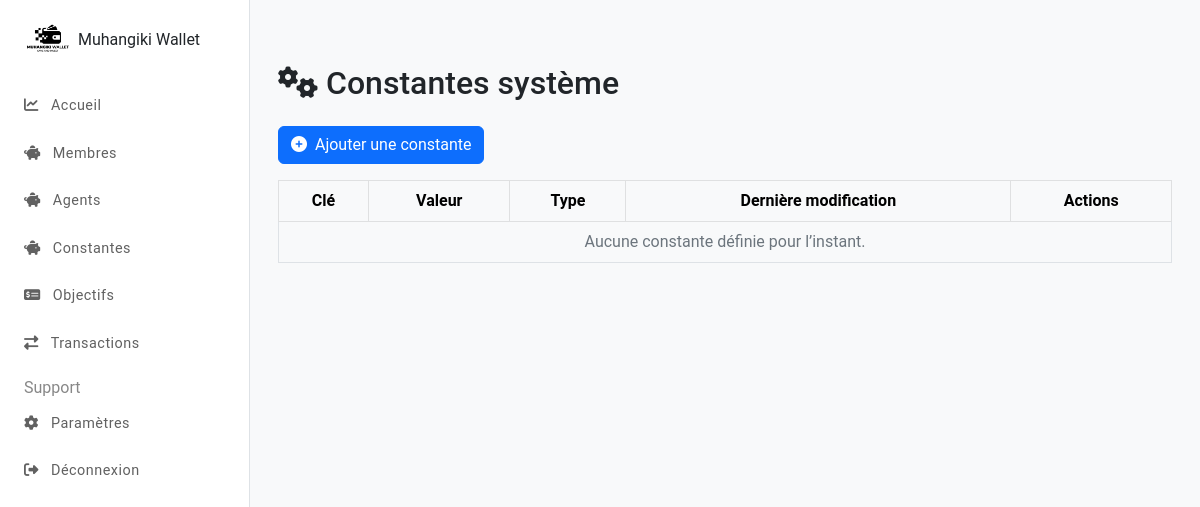
Before: /administrateurs/constantes (signed in) with the older database file.
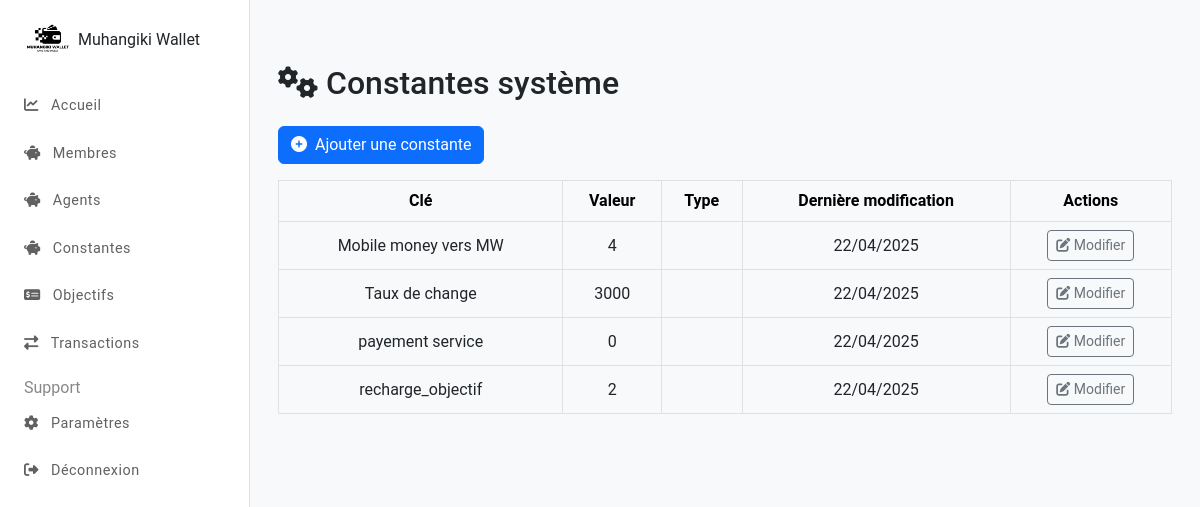
After: the same page with the newer database file.
### administrateurs/models.py (models this page shows, shortened)
class Constantes(models.Model):
    key = models.CharField(max_length=100,choices=SettingKeys.choices, unique=True)
    value = models.DecimalField(max_digits=10, decimal_places=4, default=Decimal('0.0000'))
    description = models.TextField(blank=True, null=True)
    updated_at = models.DateTimeField(auto_now=True)
    updated_by = models.ForeignKey(Administrateurs, on_delete=models.SET_NULL, null=True, blank=True)

### administrateurs/views.py (the view, shortened to what this page needs)
# urls.py: path("constantes", views.constantes, name="constantes"),
@login_required
def constantes(request):
    constantes = Constantes.objects.all().order_by('key')
    form = ConstantesForm()
    return render(request, 'administrateurs/constantes.html', {
        'settings': constantes,
        'form': form,
    })

### administrateurs/templates/administrateurs/constantes.html (shortened to what this page needs)
{% extends "administrateurs/base.html" %}
{% load static %}
{% block content %}
<div class="container mt-5">
  <h2 class="mb-4"><i class="fas fa-cogs me-2"></i>Constantes système</h2>
  <button class="btn btn-primary mb-3" data-bs-toggle="modal" data-bs-target="#settingModal" onclick="openModal()">
    <i class="fas fa-plus-circle me-1"></i> Ajouter une constante
  </button>
  <div class="table-responsive">
    <table class="table table-bordered table-hover align-middle">
      <thead class="table-light">
        <tr>
          <th>Clé</th>
          <th>Valeur</th>
          <th>Type</th>
          <th>Dernière modification</th>
          <th>Actions</th>
        </tr>
      </thead>
      <tbody>
        {% for s in settings %}
        <tr>
          <td>{{ s.key }}</td>
          <td>{{ s.value|stringformat:".0f" }}</td>
          <td>{{ s.get_type_display }}</td>
          <td>{{ s.updated_at|date:"d/m/Y" }}</td>
          <td>
            <button class="btn btn-sm btn-outline-secondary" data-bs-toggle="modal" data-bs-target="#settingModal"
              onclick="openModal('{{ s.id }}', '{{ s.key }}', '{{ s.value }}', '{{ s.type }}', `{{ s.description|escapejs }}`)">
              <i class="fas fa-edit"></i> Modifier
            </button>
          </td>
        </tr>
        {% empty %}
        <tr>
          <td colspan="5" class="text-center text-muted">Aucune constante définie pour l’instant.</td>
        </tr>
        {% endfor %}
      </tbody>
    </table>
  </div>
</div>
{% endblock %}

### administrateurs/templates/administrateurs/base.html (shortened to what this page needs)
{% load static %}
<!DOCTYPE html>
<html lang="fr">
<head>
    <link rel="stylesheet" href="{% static 'css/bootstrap/bootstrap.min.css' %}">
    <link rel="stylesheet" href="{% static 'css/bootstrap-icons/bootstrap-icons.css' %}">
    <link rel="stylesheet" href="https://cdnjs.cloudflare.com/ajax/libs/font-awesome/6.4.2/css/all.min.css">
    <link rel="stylesheet" href="{% static 'css/style.css' %}">
</head>
<body>
    <nav  id="sidebars" class="d-none d-md-block bg-white border-end" style="width: 250px; height:100vh; flex-shrink: 0; position:fixed">
        <div class="position-sticky pt-3 px-2">
        <div class="sidebar-section-title px-3">
            <a class="navbar-brand align-middle" href="{% url 'administrateurs:home' %}">
            <img src="{% static 'LOGO_MUHANGIKI_WALLET_NOIR.png' %}" alt="Logo Muhangiki Wallet" height="50" class="d-inline-block" />
            <span>Muhangiki Wallet</span>
            </a>
        </div>
        <ul class="nav flex-column mb-2 mt-3">
            {% if request.user.is_authenticated %}
            <li class="nav-item">
            <a class="nav-link {% if request.path == '/administrateurs/' %}active{% endif %}" href="{% url 'administrateurs:home' %}">
                <i class="fa fa-chart-line me-2"></i> Accueil
            </a>
            </li>
            <li class="nav-item">
            <a class="nav-link {% if '/membres/' in request.path %}active{% endif %}" href="{% url 'administrateurs:membres' %}">
                <i class="fa fa-piggy-bank me-2"></i> Membres
            </a>
            </li>
            <li class="nav-item">
                <a class="nav-link {% if '/agents/' in request.path %}active{% endif %}" href="{% url 'administrateurs:agents' %}">
                    <i class="fa fa-piggy-bank me-2"></i> Agents
                </a>
            </li>
            <li class="nav-item">
                <a class="nav-link {% if '/constantes/' in request.path %}active{% endif %}" href="{% url 'administrateurs:constantes' %}">
                    <i class="fa fa-piggy-bank me-2"></i> Constantes
                </a>
                </li>
            <li class="nav-item">
            <a class="nav-link {% if '/objectifs/' in request.path %}active{% endif %}" href="{% url 'administrateurs:objectifs' %}">
                <i class="fa fa-money-check-alt me-2"></i> Objectifs
            </a>
            </li>
            <li class="nav-item">
            <a class="nav-link {% if '/transactions/' in request.path %}active{% endif %}" href="{% url 'administrateurs:transactions' %}">
                <i class="fa fa-exchange-alt me-2"></i> Transactions
            </a>
            </li>
            {% endif %}
        </ul>
        <div class="sidebar-section-title px-3" style="color: #888;">Support</div>
        <ul class="nav flex-column mb-2">
            <li class="nav-item">
            <a class="nav-link {% if '/parametres/' in request.path %}active{% endif %}" href="/admin">
                <i class="fa fa-cog me-2"></i> Paramètres
            </a>
            </li>
            <li class="nav-item">
                <a class="nav-link {% if request.path == '/logout/' %}active{% endif %}" data-bs-toggle="modal" data-bs-target="#logoutModal" href="{% url 'logout' %}">
                <i class="fa fa-sign-out-alt me-2"></i> Déconnexion
                </a>
            </li>
        </ul>
        </div>
    </nav>
    <main class="flex-grow-1 p-3 ms-desktop-250 ms-0" style="background-color: #f8f9fa; overflow-y: auto; ">
        {% block content %}
        {% endblock %}
    </main>
</body>
</html>

### muhangiki_wallet/static/css/style.css (style rules this page uses)
:root { --primary-color: #fc9d1b; --secondary-color: #e88b08; --accent-color: #ffc107; }
body { font-family: 'Roboto', sans-serif; background-color: white; display: flex; flex-direction: column; min-height: 100vh; }
main { flex: 1; min-height: 90vh; }
a { color: var(--primary-color); }
table { border-collapse: collapse; width: 100%; text-align: center; vertical-align: middle; }
th { background-color: #f3d59e; }

### administrateurs/templates/administrateurs/base.html (style rules this page uses)
.ms-desktop-250 { margin-left: 0 !important; }
@media (min-width: 700px) { .ms-desktop-250 { margin-left: 250px !important; } }
:root { --orange-hover: #fff3e0; --orange-active: #fc9d1b; }
#sidebars .nav-link { color: #616161; border-radius: 4px; margin: 5px 0; letter-spacing: .5px; font-size: .9rem; transition: background-color 0.2s ease; }

Changed rows visible on the page:
added Constantes: key "Mobile money vers MW", value "4", updated_at "22/04/2025"
added Constantes: key "Taux de change", value "3000", updated_at "22/04/2025"
added Constantes: key "payement service", value "0", updated_at "22/04/2025"
added Constantes: key "recharge_objectif", value "2", updated_at "22/04/2025"
Other visible differences:
text no longer shown: "Aucune constante définie pour l’instant."
